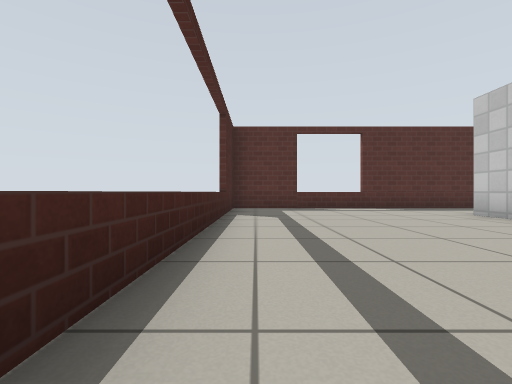
View 1 (above)

16 first-person views from a walk through a Gazebo world. The camera is 0.5 m above the floor, looks level and sees 85° across. The floor is counted in squares, 1 m on a side. Each view is taken from the middle of a square. On the plan, view 1 faces up. The plan holds only what a view shows up to about 9 squares ahead; the rest is blank. Simple patterns stand in for the simulator's built-in surfaces.

View 2
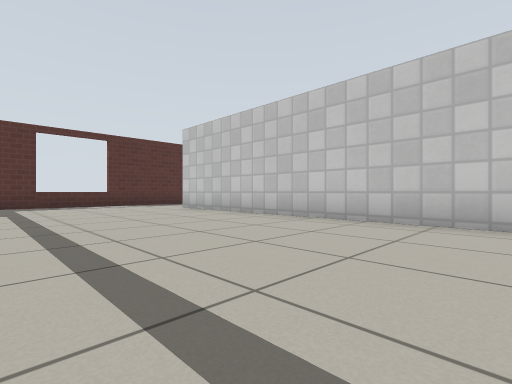

View 3
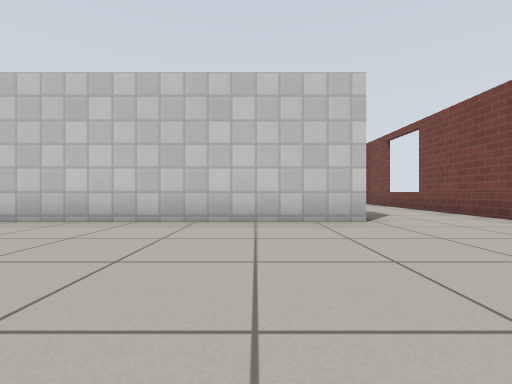

View 4
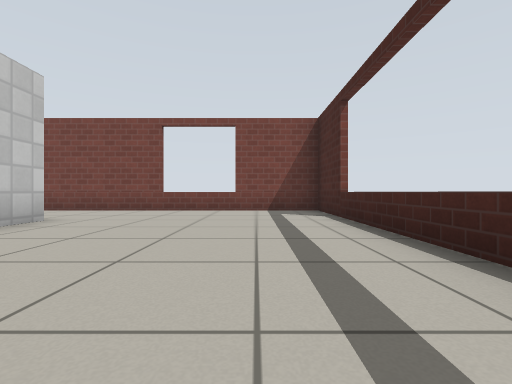

View 5
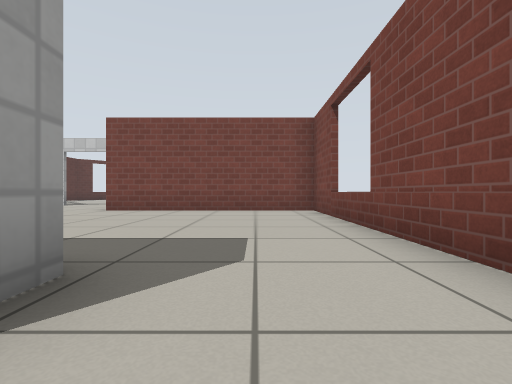

View 6
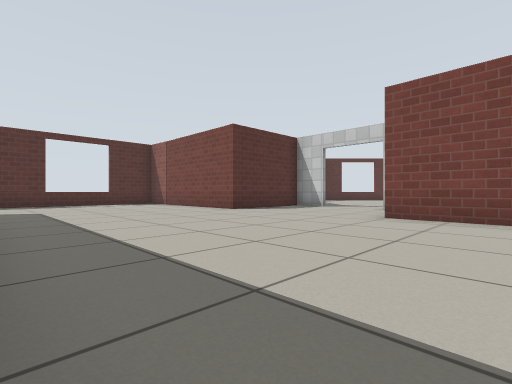

View 7
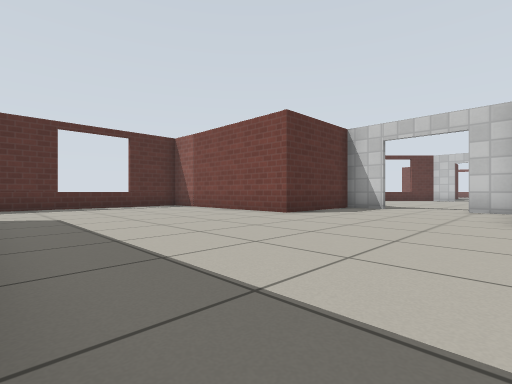

View 8
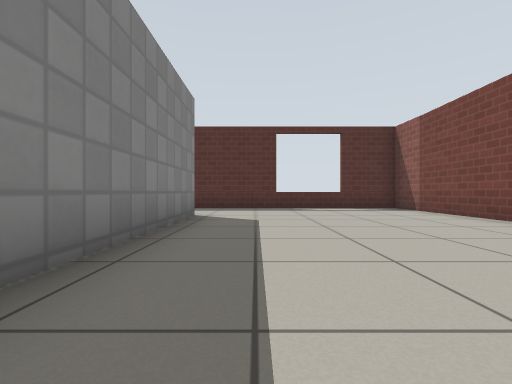

View 9
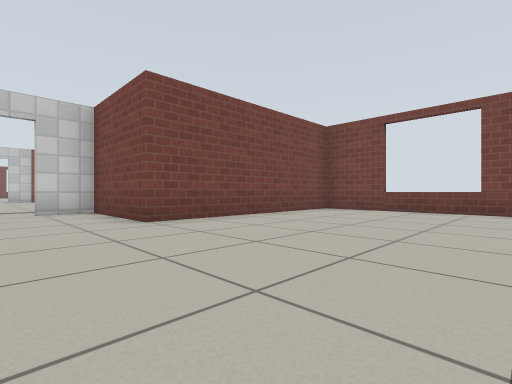

View 10
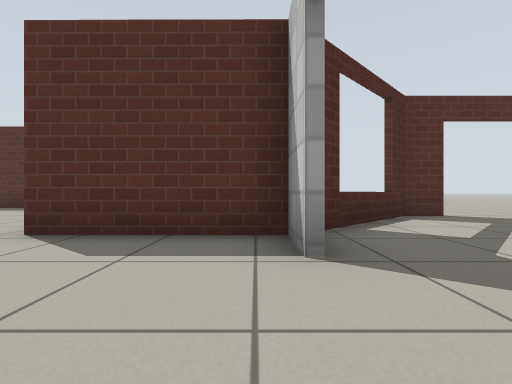

View 11
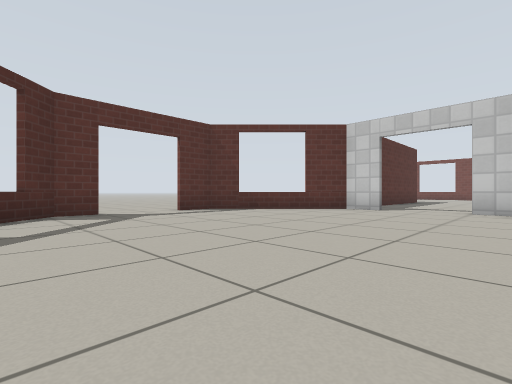

View 12
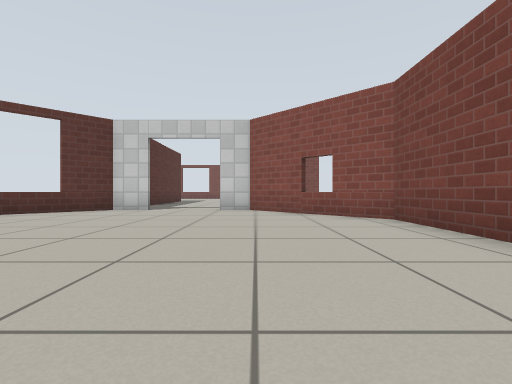

View 13
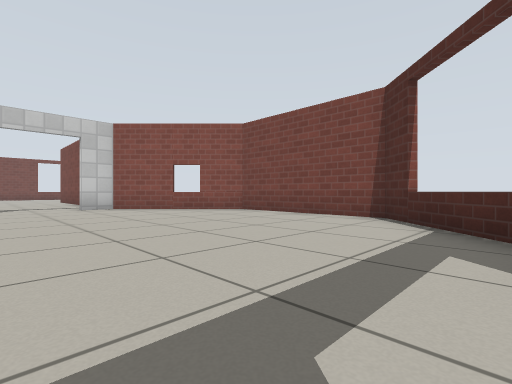

View 14
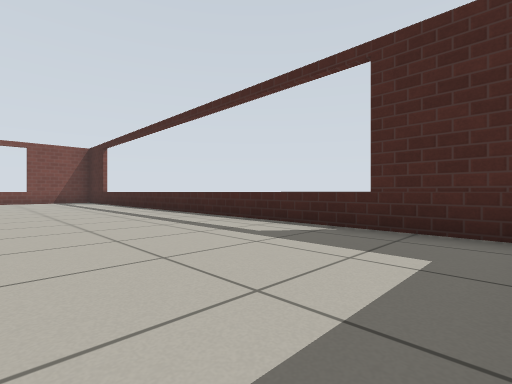

View 15
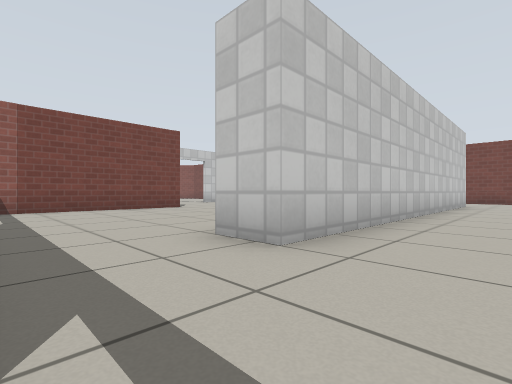

View 16
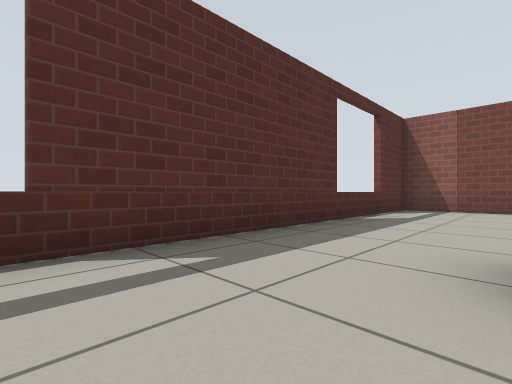

### Floor plan
Points are (right, up) in squares from view 1. A wall is a line through its corners. A room is listed if a view was taken in it or the views show most of it. See-through windows are left out.
Room 1 (views 1, 2, 3, 4, 5, 6, 7, 8, 9, 10, 14, 15, 16)
walls: (5.7, -3.8) (5.2, -3.8); (4.7, -3.9) (4.7, 6) (5.7, 6) (5.7, 1.4); (14.4, 2.1) (14.4, 3.2) (11.3, 3.3) (11.3, 8.5) (-0.7, 8.5) (-0.7, -6.6) (11.5, -6.6) (11.5, -1) (14.4, -1) (14.4, 0.1)
ways out: open door at (14.3, 1.3) to room 2
Room 2 (views 11, 12, 13)
walls: (15.1, -1.6) (17, -3.5) (21.1, -3.5) (23.7, -0.8) (23.7, 0); (23.7, 1.9) (23.7, 3) (20.9, 5.8) (19.9, 5.8); (18, 5.8) (17.1, 5.8) (14.9, 3.6)
ways out: open door at (14.3, 1.3) to room 1; open door at (19, 6); open door at (24, 1)

Where each view was taken, in squares from view 1:
view 1: 0 up, 0 right, facing up
view 2: 2 down, 0 right, facing up-right
view 3: 2 down, 0 right, facing right
view 4: 1 up, 1 right, facing down
view 5: 5 down, 4 right, facing right
view 6: 3 down, 6 right, facing up-right
view 7: 1 down, 6 right, facing up-right
view 8: 0 up, 7 right, facing up
view 9: 1 up, 7 right, facing down-right
view 10: 0 up, 14 right, facing up
view 11: 1 down, 16 right, facing up-right
view 12: 1 down, 16 right, facing right
view 13: 2 up, 15 right, facing down-right
view 14: 8 up, 3 right, facing down-left
view 15: 8 up, 3 right, facing down-right
view 16: 6 up, 3 right, facing up-right
